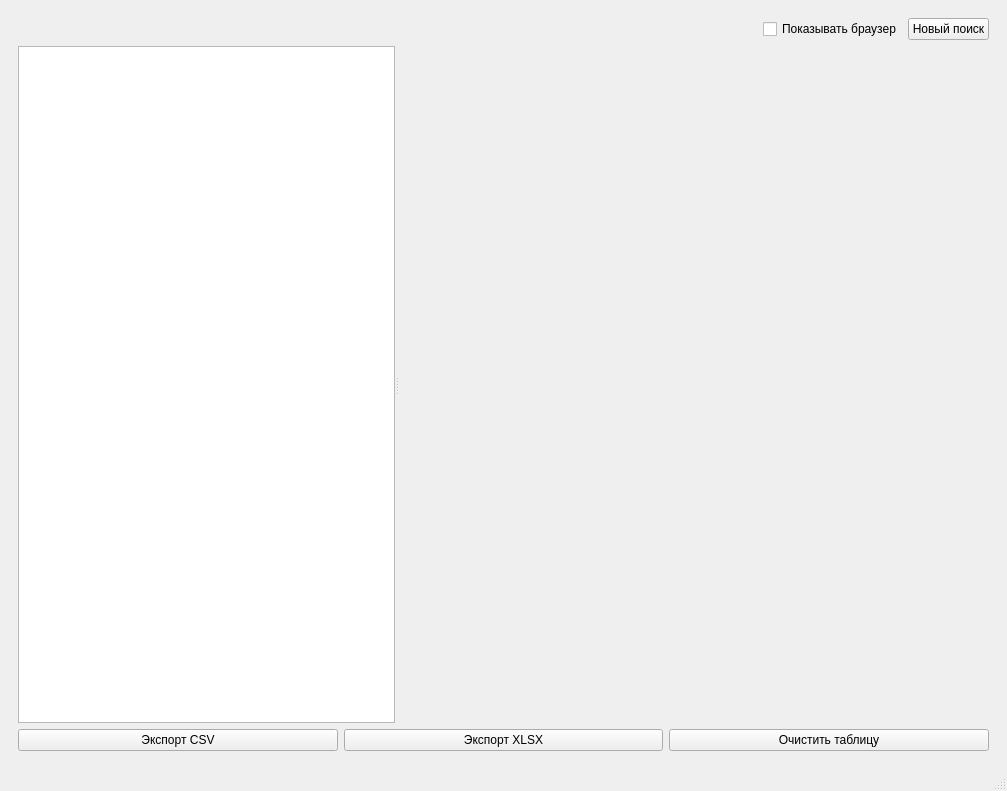
<?xml version="1.0" encoding="UTF-8"?>
<ui version="4.0">
 <class>MainWindow</class>
 <widget class="QMainWindow" name="MainWindow">
  <property name="geometry">
   <rect>
    <x>0</x>
    <y>0</y>
    <width>1007</width>
    <height>791</height>
   </rect>
  </property>
  <property name="windowTitle">
   <string>Spothound</string>
  </property>
  <widget class="QWidget" name="centralwidget">
   <layout class="QVBoxLayout" name="verticalLayout">
    <item>
     <widget class="QStackedWidget" name="stackedWidget">
      <property name="currentIndex">
       <number>1</number>
      </property>
      <widget class="QWidget" name="startPage">
       <layout class="QVBoxLayout" name="startLayout">
        <item>
         <widget class="QLabel" name="titleLabel">
          <property name="font">
           <font>
            <pointsize>28</pointsize>
            <bold>true</bold>
           </font>
          </property>
          <property name="text">
           <string>Spothound</string>
          </property>
          <property name="alignment">
           <set>Qt::AlignCenter</set>
          </property>
         </widget>
        </item>
        <item>
         <widget class="QLabel" name="subtitleLabel">
          <property name="text">
           <string>Парсер карточек с Яндекс.Карт, 2ГИС и Google Maps</string>
          </property>
          <property name="alignment">
           <set>Qt::AlignCenter</set>
          </property>
         </widget>
        </item>
        <item>
         <layout class="QHBoxLayout" name="columnsLayout">
          <item>
           <widget class="QGroupBox" name="searchGroup">
            <property name="title">
             <string>Поиск</string>
            </property>
            <layout class="QVBoxLayout" name="searchGroupLayout">
             <item>
              <layout class="QFormLayout" name="formLayout">
               <item row="0" column="0">
                <widget class="QLabel" name="labelSource">
                 <property name="text">
                  <string>Источник:</string>
                 </property>
                </widget>
               </item>
               <item row="0" column="1">
                <widget class="QComboBox" name="sourceCombo">
                 <item>
                  <property name="text">
                   <string>Яндекс.Карты</string>
                  </property>
                 </item>
                 <item>
                  <property name="text">
                   <string>2ГИС</string>
                  </property>
                 </item>
                 <item>
                  <property name="text">
                   <string>Google Maps</string>
                  </property>
                 </item>
                </widget>
               </item>
               <item row="1" column="0">
                <widget class="QLabel" name="labelCity">
                 <property name="text">
                  <string>Город:</string>
                 </property>
                </widget>
               </item>
               <item row="1" column="1">
                <widget class="QLineEdit" name="cityInput">
                 <property name="placeholderText">
                  <string>Москва</string>
                 </property>
                 <property name="clearButtonEnabled">
                  <bool>true</bool>
                 </property>
                </widget>
               </item>
               <item row="2" column="0">
                <widget class="QLabel" name="labelQuery">
                 <property name="text">
                  <string>Запрос:</string>
                 </property>
                </widget>
               </item>
               <item row="2" column="1">
                <widget class="QLineEdit" name="searchRequest">
                 <property name="placeholderText">
                  <string>Поисковый запрос</string>
                 </property>
                 <property name="clearButtonEnabled">
                  <bool>true</bool>
                 </property>
                </widget>
               </item>
               <item row="3" column="0">
                <widget class="QLabel" name="gridLabel">
                 <property name="text">
                  <string>Сетка 5×5:</string>
                 </property>
                </widget>
               </item>
               <item row="3" column="1">
                <widget class="QSpinBox" name="gridSize">
                 <property name="minimum">
                  <number>2</number>
                 </property>
                 <property name="maximum">
                  <number>10</number>
                 </property>
                 <property name="value">
                  <number>5</number>
                 </property>
                </widget>
               </item>
              </layout>
             </item>
             <item>
              <spacer>
               <property name="orientation">
                <enum>Qt::Vertical</enum>
               </property>
               <property name="sizeHint" stdset="0">
                <size>
                 <width>20</width>
                 <height>40</height>
                </size>
               </property>
              </spacer>
             </item>
             <item>
              <widget class="QPushButton" name="startBtn">
               <property name="minimumSize">
                <size>
                 <width>0</width>
                 <height>36</height>
                </size>
               </property>
               <property name="text">
                <string>Начать парсинг</string>
               </property>
              </widget>
             </item>
            </layout>
           </widget>
          </item>
          <item>
           <widget class="QTabWidget" name="filtersTab">
            <widget class="QWidget" name="tabKeywords">
             <attribute name="title">
              <string>Ключевые слова</string>
             </attribute>
             <layout class="QVBoxLayout">
              <item>
               <widget class="QLabel" name="keywordsLabel">
                <property name="text">
                 <string>Ключевые слова для скоринга:</string>
                </property>
               </widget>
              </item>
              <item>
               <widget class="HintListWidget" name="keywordsList"/>
              </item>
              <item>
               <layout class="QHBoxLayout">
                <item>
                 <widget class="QLineEdit" name="keywordInput">
                  <property name="placeholderText">
                   <string>Новое слово...</string>
                  </property>
                 </widget>
                </item>
                <item>
                 <widget class="QPushButton" name="btnAddKeyword">
                  <property name="text">
                   <string>Добавить</string>
                  </property>
                 </widget>
                </item>
                <item>
                 <widget class="QPushButton" name="btnRemoveKeyword">
                  <property name="text">
                   <string>Удалить</string>
                  </property>
                 </widget>
                </item>
               </layout>
              </item>
             </layout>
            </widget>
            <widget class="QWidget" name="tabStopWords">
             <attribute name="title">
              <string>Стоп-слова</string>
             </attribute>
             <layout class="QVBoxLayout">
              <item>
               <widget class="QLabel" name="stopWordsLabel">
                <property name="text">
                 <string>Стоп-слова (результаты с этими словами будут скрыты):</string>
                </property>
               </widget>
              </item>
              <item>
               <widget class="HintListWidget" name="stopWordsList"/>
              </item>
              <item>
               <layout class="QHBoxLayout">
                <item>
                 <widget class="QLineEdit" name="stopWordInput">
                  <property name="placeholderText">
                   <string>Новое слово...</string>
                  </property>
                 </widget>
                </item>
                <item>
                 <widget class="QPushButton" name="btnAddStopWord">
                  <property name="text">
                   <string>Добавить</string>
                  </property>
                 </widget>
                </item>
                <item>
                 <widget class="QPushButton" name="btnRemoveStopWord">
                  <property name="text">
                   <string>Удалить</string>
                  </property>
                 </widget>
                </item>
               </layout>
              </item>
             </layout>
            </widget>
           </widget>
          </item>
         </layout>
        </item>
       </layout>
      </widget>
      <widget class="QWidget" name="resultsPage">
       <layout class="QVBoxLayout" name="resultsLayout">
        <item>
         <layout class="QHBoxLayout">
          <item>
           <widget class="QLabel" name="searchSummaryLabel">
            <property name="text">
             <string/>
            </property>
           </widget>
          </item>
          <item>
           <spacer>
            <property name="orientation">
             <enum>Qt::Horizontal</enum>
            </property>
            <property name="sizeHint" stdset="0">
             <size>
              <width>40</width>
              <height>20</height>
             </size>
            </property>
           </spacer>
          </item>
          <item>
           <widget class="QCheckBox" name="previewCheck">
            <property name="text">
             <string>Показывать браузер</string>
            </property>
           </widget>
          </item>
          <item>
           <widget class="QPushButton" name="btnNewSearch">
            <property name="text">
             <string>Новый поиск</string>
            </property>
           </widget>
          </item>
         </layout>
        </item>
        <item>
         <widget class="QSplitter" name="browserSplitter">
          <property name="orientation"><enum>Qt::Horizontal</enum></property>
          <widget class="QTableView" name="tableView"/>
          <widget class="QWidget" name="browserContainer" native="true">
           <property name="minimumSize">
            <size><width>400</width><height>0</height></size>
           </property>
          </widget>
         </widget>
        </item>
        <item>
         <layout class="QHBoxLayout">
          <item>
           <widget class="QPushButton" name="exportCsv">
            <property name="text">
             <string>Экспорт CSV</string>
            </property>
            <property name="icon">
             <iconset theme="text-csv"/>
            </property>
           </widget>
          </item>
          <item>
           <widget class="QPushButton" name="exportXlsx">
            <property name="text">
             <string>Экспорт XLSX</string>
            </property>
            <property name="icon">
             <iconset theme="libreoffice-oasis-spreadsheet"/>
            </property>
           </widget>
          </item>
          <item>
           <widget class="QPushButton" name="btnClear">
            <property name="text">
             <string>Очистить таблицу</string>
            </property>
            <property name="icon">
             <iconset theme="edit-clear"/>
            </property>
           </widget>
          </item>
         </layout>
        </item>
       </layout>
      </widget>
     </widget>
    </item>
   </layout>
  </widget>
  <widget class="QMenuBar" name="menubar">
   <property name="geometry">
    <rect>
     <x>0</x>
     <y>0</y>
     <width>1007</width>
     <height>22</height>
    </rect>
   </property>
  </widget>
  <widget class="QStatusBar" name="statusbar"/>
 </widget>
 <customwidgets>
  <customwidget>
   <class>HintListWidget</class>
   <extends>QListWidget</extends>
   <header>hintlistwidget.h</header>
  </customwidget>
 </customwidgets>
 <resources/>
 <connections/>
</ui>
